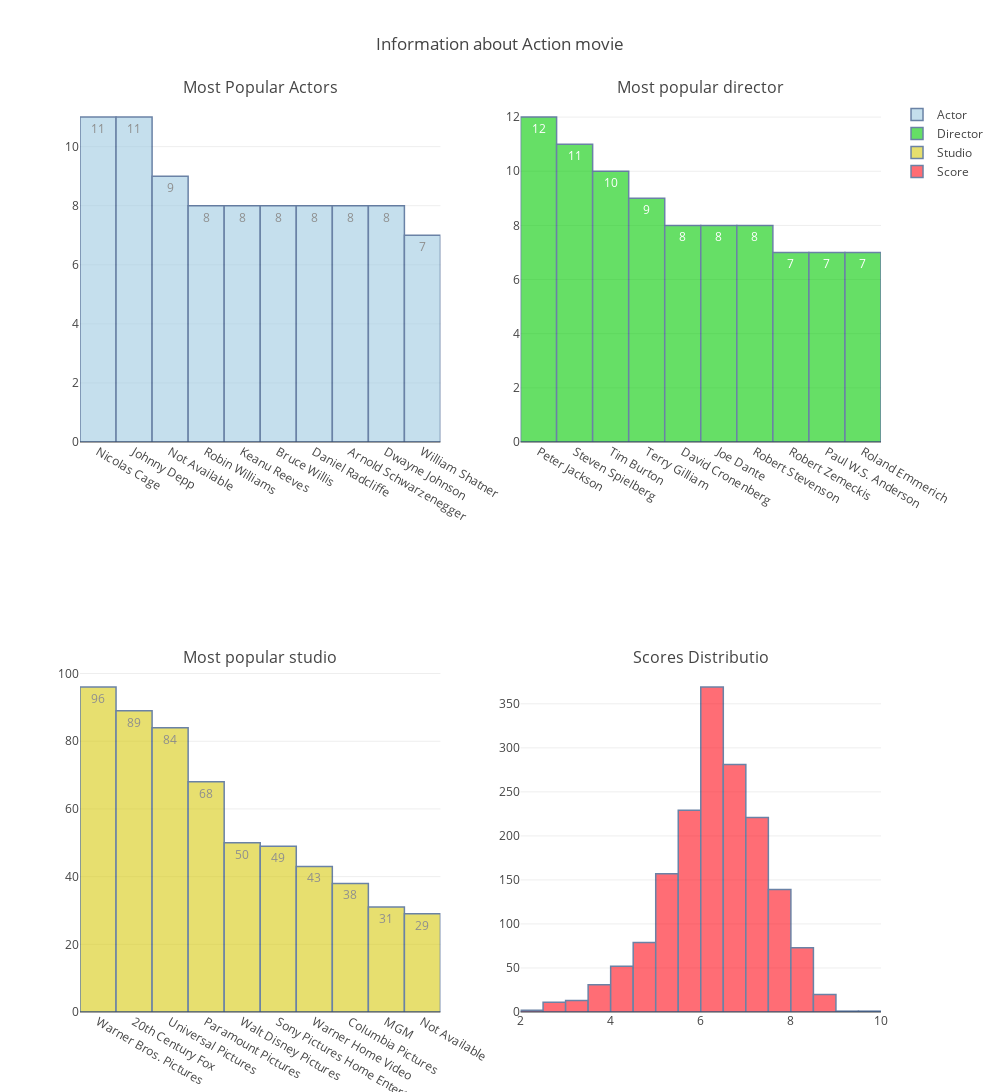

The code cell stored with this chart in its notebook:
### Code cell
df_scifi = movie[movie['Genre'].str.contains('SciFi')]
plt.figure(figsize=(30,20))
df_action =df_scifi
df_action.replace('  ','Not Available',inplace = True)
info = []
info.append(len(df_action))
info.append(df_action['Cast 1'].value_counts().index[0])
info.append(df_action['Director 1'].value_counts().index[0])
info.append(df_action['Studio'].value_counts().index[0])
info.append([df_action['scores'].max(),df_action[df_action['scores'] == df_action['scores'].max()]])
info.append([df_action['scores'].min(),df_action[df_action['scores'] == df_action['scores'].min()]])
fig = tools.make_subplots(rows=2, cols=2,subplot_titles = ('Most Popular Actors','Most popular director','Most popular studio','Scores Distributio'))
actor = go.Bar(
            y=df_action['Cast 1'].value_counts()[:10],
            x=df_action['Cast 1'].value_counts()[:10].index[:10],
            text=df_action['Cast 1'].value_counts()[:10],
            textposition = 'auto',
            marker=dict(
                color='rgb(234,125,92)',
                line=dict(
                    color='rgb(8,48,107)',
                    width=1.5),
            ),
            name = 'Actor',
            opacity=0.6
        )
director = go.Bar(
            y=df_action['Director 1'].value_counts()[:10],
            x=df_action['Director 1'].value_counts()[:10].index[:10],
            text=df_action['Director 1'].value_counts()[:10],
            textposition = 'auto',
            marker=dict(
                color='rgb(119,174,103)',
                line=dict(
                    color='rgb(8,48,107)',
                    width=1.5),
            ),
    name = 'Director',
            opacity=0.6
        )
studio = go.Bar(
            y=df_action['Studio'].value_counts()[:10],
            x=df_action['Studio'].value_counts()[:10].index[:10],
            text=df_action['Studio'].value_counts()[:10],
            textposition = 'auto',
            marker=dict(
                color='rgb(204,106,118)',
                line=dict(
                    color='rgb(8,48,107)',
                    width=1.5),
            ),
    name = 'Studio',
            opacity=0.6
        )
score = go.Histogram(
            x=df_action['scores'],
            xbins=dict(
            start=0,
            end=10,
            size=0.5
        ),
            marker=dict(
                color='rgb(103,162,178)',
                line=dict(
                    color='rgb(8,48,107)',
                    width=1.5),
            ),
    name = 'Score',
            opacity=0.6
        )

fig.append_trace(actor, 1, 1)
fig.append_trace(director, 1, 2)
fig.append_trace(studio, 2, 1)
fig.append_trace(score, 2, 2)
fig['layout'].update(height=1600, width=1000, title='Information about Science Fiction movie')
iplot(fig)

### Figure 1 — Plotly figure (JSON) as saved in the notebook; plotly's stock layout.template omitted (floating-point values rounded to 4 significant figures; data arrays with more than 128 entries replaced by an {"elided": "..."} marker saying what was removed)
{"data": [{"marker": {"color": "rgb(158,202,225)", "line": {"color": "rgb(8,48,107)", "width": 1.5}}, "name": "Actor", "opacity": 0.6, "text": [11, 11, 9, 8, 8, 8, 8, 8, 8, 7], "textposition": "auto", "type": "bar", "uid": "9e4e7e35-856a-4325-891c-893c4819f42c", "x": ["Nicolas Cage  ", "Johnny Depp  ", "Not Available", "Robin Williams  ", "Keanu Reeves  ", "Bruce Willis  ", "Daniel Radcliffe  ", "Arnold Schwarzenegger  ", "Dwayne Johnson  ", "William Shatner  "], "xaxis": "x", "y": [11, 11, 9, 8, 8, 8, 8, 8, 8, 7], "yaxis": "y"}, {"marker": {"color": "rgb(0,202,0)", "line": {"color": "rgb(8,48,107)", "width": 1.5}}, "name": "Director", "opacity": 0.6, "text": [12, 11, 10, 9, 8, 8, 8, 7, 7, 7], "textposition": "auto", "type": "bar", "uid": "1380731e-4e00-49db-b099-4ff6e236ac15", "x": ["Peter Jackson  ", "Steven Spielberg  ", "Tim Burton  ", "Terry Gilliam  ", "David Cronenberg  ", "Joe Dante  ", "Robert Stevenson  ", "Robert Zemeckis  ", "Paul W.S. Anderson  ", "Roland Emmerich  "], "xaxis": "x2", "y": [12, 11, 10, 9, 8, 8, 8, 7, 7, 7], "yaxis": "y2"}, {"marker": {"color": "rgb(215,202,15)", "line": {"color": "rgb(8,48,107)", "width": 1.5}}, "name": "Studio", "opacity": 0.6, "text": [96, 89, 84, 68, 50, 49, 43, 38, 31, 29], "textposition": "auto", "type": "bar", "uid": "5297522a-180c-43af-a0db-d8aee1b38a60", "x": ["Warner Bros. Pictures  ", "20th Century Fox  ", "Universal Pictures  ", "Paramount Pictures  ", "Walt Disney Pictures  ", "Sony Pictures Home Entertainment  ", "Warner Home Video  ", "Columbia Pictures  ", "MGM  ", "Not Available"], "xaxis": "x3", "y": [96, 89, 84, 68, 50, 49, 43, 38, 31, 29], "yaxis": "y3"}, {"marker": {"color": "rgb(300,12,25)", "line": {"color": "rgb(8,48,107)", "width": 1.5}}, "name": "Score", "opacity": 0.6, "type": "histogram", "uid": "c8a03f76-091e-43d4-b9d3-5f9750e1024a", "x": {"elided": "1679 float values"}, "xaxis": "x4", "xbins": {"end": 10, "size": 0.5, "start": 0}, "yaxis": "y4"}], "layout": {"annotations": [{"font": {"size": 16}, "showarrow": false, "text": "Most Popular Actors", "x": 0.225, "xanchor": "center", "xref": "paper", "y": 1, "yanchor": "bottom", "yref": "paper"}, {"font": {"size": 16}, "showarrow": false, "text": "Most popular director", "x": 0.775, "xanchor": "center", "xref": "paper", "y": 1, "yanchor": "bottom", "yref": "paper"}, {"font": {"size": 16}, "showarrow": false, "text": "Most popular studio", "x": 0.225, "xanchor": "center", "xref": "paper", "y": 0.375, "yanchor": "bottom", "yref": "paper"}, {"font": {"size": 16}, "showarrow": false, "text": "Scores Distributio", "x": 0.775, "xanchor": "center", "xref": "paper", "y": 0.375, "yanchor": "bottom", "yref": "paper"}], "height": 1600, "title": {"text": "Information about Action movie"}, "width": 1000, "xaxis": {"anchor": "y", "autorange": true, "domain": [0, 0.45], "range": [-0.5, 9.5], "type": "category"}, "xaxis2": {"anchor": "y2", "autorange": true, "domain": [0.55, 1], "range": [-0.5, 9.5], "type": "category"}, "xaxis3": {"anchor": "y3", "autorange": true, "domain": [0, 0.45], "range": [-0.5, 9.5], "type": "category"}, "xaxis4": {"anchor": "y4", "autorange": true, "domain": [0.55, 1], "range": [2, 10], "type": "linear"}, "yaxis": {"anchor": "x", "autorange": true, "domain": [0.625, 1], "range": [0, 11.58], "type": "linear"}, "yaxis2": {"anchor": "x2", "autorange": true, "domain": [0.625, 1], "range": [0, 12.63], "type": "linear"}, "yaxis3": {"anchor": "x3", "autorange": true, "domain": [0, 0.375], "range": [0, 101.1], "type": "linear"}, "yaxis4": {"anchor": "x4", "autorange": true, "domain": [0, 0.375], "range": [0, 388.4]}}}
